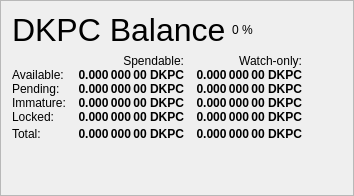
                   <widget class="QFrame" name="frame_Balances">
                    <property name="frameShape">
                     <enum>QFrame::StyledPanel</enum>
                    </property>
                    <property name="frameShadow">
                     <enum>QFrame::Raised</enum>
                    </property>
                    <layout class="QVBoxLayout" name="verticalLayout_4">
                     <item>
                      <layout class="QHBoxLayout" name="horizontalLayout_4">
                       <item>
                        <widget class="QLabel" name="label_5">
                         <property name="minimumSize">
                          <size>
                           <width>0</width>
                           <height>20</height>
                          </size>
                         </property>
                         <property name="font">
                          <font>
                           <pointsize>24</pointsize>
                           <weight>50</weight>
                           <bold>false</bold>
                          </font>
                         </property>
                         <property name="text">
                          <string>DKPC Balance</string>
                         </property>
                        </widget>
                       </item>
                       <item>
                        <widget class="QLabel" name="labelDKPCPercent">
                         <property name="text">
                          <string notr="true">0 %</string>
                         </property>
                        </widget>
                       </item>
                       <item>
                        <spacer name="horizontalSpacer_3">
                         <property name="orientation">
                          <enum>Qt::Horizontal</enum>
                         </property>
                         <property name="sizeHint" stdset="0">
                          <size>
                           <width>40</width>
                           <height>20</height>
                          </size>
                         </property>
                        </spacer>
                       </item>
                      </layout>
                     </item>
                     <item>
                      <layout class="QGridLayout" name="gridLayout">
                       <property name="horizontalSpacing">
                        <number>12</number>
                       </property>
                       <property name="verticalSpacing">
                        <number>0</number>
                       </property>
                       <item row="0" column="1">
                        <widget class="QLabel" name="labelSpendable">
                         <property name="text">
                          <string>Spendable:</string>
                         </property>
                         <property name="alignment">
                          <set>Qt::AlignRight|Qt::AlignTrailing|Qt::AlignVCenter</set>
                         </property>
                        </widget>
                       </item>
                       <item row="0" column="2">
                        <widget class="QLabel" name="labelWatchonly">
                         <property name="text">
                          <string>Watch-only:</string>
                         </property>
                         <property name="alignment">
                          <set>Qt::AlignRight|Qt::AlignTrailing|Qt::AlignVCenter</set>
                         </property>
                        </widget>
                       </item>
                       <item row="1" column="0">
                        <widget class="QLabel" name="labelBalanceText">
                         <property name="text">
                          <string>Available:</string>
                         </property>
                        </widget>
                       </item>
                       <item row="1" column="1">
                        <widget class="QLabel" name="labelBalance">
                         <property name="font">
                          <font>
                           <weight>75</weight>
                           <bold>true</bold>
                          </font>
                         </property>
                         <property name="cursor">
                          <cursorShape>IBeamCursor</cursorShape>
                         </property>
                         <property name="toolTip">
                          <string>Your current spendable balance</string>
                         </property>
                         <property name="text">
                          <string notr="true">0.000 000 00 DKPC</string>
                         </property>
                         <property name="alignment">
                          <set>Qt::AlignRight|Qt::AlignTrailing|Qt::AlignVCenter</set>
                         </property>
                         <property name="textInteractionFlags">
                          <set>Qt::LinksAccessibleByMouse|Qt::TextSelectableByKeyboard|Qt::TextSelectableByMouse</set>
                         </property>
                        </widget>
                       </item>
                       <item row="1" column="2">
                        <widget class="QLabel" name="labelWatchAvailable">
                         <property name="font">
                          <font>
                           <weight>75</weight>
                           <bold>true</bold>
                          </font>
                         </property>
                         <property name="cursor">
                          <cursorShape>IBeamCursor</cursorShape>
                         </property>
                         <property name="toolTip">
                          <string>Your current balance in watch-only addresses</string>
                         </property>
                         <property name="text">
                          <string notr="true">0.000 000 00 DKPC</string>
                         </property>
                         <property name="alignment">
                          <set>Qt::AlignRight|Qt::AlignTrailing|Qt::AlignVCenter</set>
                         </property>
                         <property name="textInteractionFlags">
                          <set>Qt::LinksAccessibleByMouse|Qt::TextSelectableByKeyboard|Qt::TextSelectableByMouse</set>
                         </property>
                        </widget>
                       </item>
                       <item row="2" column="0">
                        <widget class="QLabel" name="labelPendingText">
                         <property name="text">
                          <string>Pending:</string>
                         </property>
                        </widget>
                       </item>
                       <item row="2" column="1">
                        <widget class="QLabel" name="labelUnconfirmed">
                         <property name="font">
                          <font>
                           <weight>75</weight>
                           <bold>true</bold>
                          </font>
                         </property>
                         <property name="cursor">
                          <cursorShape>IBeamCursor</cursorShape>
                         </property>
                         <property name="toolTip">
                          <string>Total of transactions that have yet to be confirmed, and do not yet count toward the spendable balance</string>
                         </property>
                         <property name="text">
                          <string notr="true">0.000 000 00 DKPC</string>
                         </property>
                         <property name="alignment">
                          <set>Qt::AlignRight|Qt::AlignTrailing|Qt::AlignVCenter</set>
                         </property>
                         <property name="textInteractionFlags">
                          <set>Qt::LinksAccessibleByMouse|Qt::TextSelectableByKeyboard|Qt::TextSelectableByMouse</set>
                         </property>
                        </widget>
                       </item>
                       <item row="2" column="2">
                        <widget class="QLabel" name="labelWatchPending">
                         <property name="font">
                          <font>
                           <weight>75</weight>
                           <bold>true</bold>
                          </font>
                         </property>
                         <property name="cursor">
                          <cursorShape>IBeamCursor</cursorShape>
                         </property>
                         <property name="toolTip">
                          <string>Unconfirmed transactions to watch-only addresses</string>
                         </property>
                         <property name="text">
                          <string notr="true">0.000 000 00 DKPC</string>
                         </property>
                         <property name="alignment">
                          <set>Qt::AlignRight|Qt::AlignTrailing|Qt::AlignVCenter</set>
                         </property>
                         <property name="textInteractionFlags">
                          <set>Qt::LinksAccessibleByMouse|Qt::TextSelectableByKeyboard|Qt::TextSelectableByMouse</set>
                         </property>
                        </widget>
                       </item>
                       <item row="3" column="0">
                        <widget class="QLabel" name="labelImmatureText">
                         <property name="text">
                          <string>Immature:</string>
                         </property>
                        </widget>
                       </item>
                       <item row="3" column="1">
                        <widget class="QLabel" name="labelImmature">
                         <property name="font">
                          <font>
                           <weight>75</weight>
                           <bold>true</bold>
                          </font>
                         </property>
                         <property name="cursor">
                          <cursorShape>IBeamCursor</cursorShape>
                         </property>
                         <property name="toolTip">
                          <string>Staked or masternode rewards that has not yet matured</string>
                         </property>
                         <property name="text">
                          <string notr="true">0.000 000 00 DKPC</string>
                         </property>
                         <property name="alignment">
                          <set>Qt::AlignRight|Qt::AlignTrailing|Qt::AlignVCenter</set>
                         </property>
                         <property name="textInteractionFlags">
                          <set>Qt::LinksAccessibleByMouse|Qt::TextSelectableByKeyboard|Qt::TextSelectableByMouse</set>
                         </property>
                        </widget>
                       </item>
                       <item row="3" column="2">
                        <widget class="QLabel" name="labelWatchImmature">
                         <property name="font">
                          <font>
                           <weight>75</weight>
                           <bold>true</bold>
                          </font>
                         </property>
                         <property name="cursor">
                          <cursorShape>IBeamCursor</cursorShape>
                         </property>
                         <property name="toolTip">
                          <string>Staked or masternode rewards in watch-only addresses that has not yet matured</string>
                         </property>
                         <property name="text">
                          <string notr="true">0.000 000 00 DKPC</string>
                         </property>
                         <property name="alignment">
                          <set>Qt::AlignRight|Qt::AlignTrailing|Qt::AlignVCenter</set>
                         </property>
                         <property name="textInteractionFlags">
                          <set>Qt::LinksAccessibleByMouse|Qt::TextSelectableByKeyboard|Qt::TextSelectableByMouse</set>
                         </property>
                        </widget>
                       </item>
                       <item row="4" column="0">
                        <widget class="QLabel" name="labelLockedBalanceText">
                         <property name="toolTip">
                          <string>Locked DKPC or Masternode collaterals. These are excluded from zDKPC minting.</string>
                         </property>
                         <property name="text">
                          <string>Locked:</string>
                         </property>
                        </widget>
                       </item>
                       <item row="4" column="1">
                        <widget class="QLabel" name="labelLockedBalance">
                         <property name="font">
                          <font>
                           <weight>75</weight>
                           <bold>true</bold>
                          </font>
                         </property>
                         <property name="cursor">
                          <cursorShape>IBeamCursor</cursorShape>
                         </property>
                         <property name="toolTip">
                          <string>Locked DKPC or Masternode collaterals. These are excluded from zDKPC minting.</string>
                         </property>
                         <property name="text">
                          <string notr="true">0.000 000 00 DKPC</string>
                         </property>
                         <property name="alignment">
                          <set>Qt::AlignRight|Qt::AlignTrailing|Qt::AlignVCenter</set>
                         </property>
                         <property name="textInteractionFlags">
                          <set>Qt::LinksAccessibleByMouse|Qt::TextSelectableByKeyboard|Qt::TextSelectableByMouse</set>
                         </property>
                        </widget>
                       </item>
                       <item row="4" column="2">
                        <widget class="QLabel" name="labelWatchLocked">
                         <property name="font">
                          <font>
                           <weight>75</weight>
                           <bold>true</bold>
                          </font>
                         </property>
                         <property name="cursor">
                          <cursorShape>IBeamCursor</cursorShape>
                         </property>
                         <property name="toolTip">
                          <string>Current locked balance in watch-only addresses</string>
                         </property>
                         <property name="text">
                          <string notr="true">0.000 000 00 DKPC</string>
                         </property>
                         <property name="alignment">
                          <set>Qt::AlignRight|Qt::AlignTrailing|Qt::AlignVCenter</set>
                         </property>
                         <property name="textInteractionFlags">
                          <set>Qt::LinksAccessibleByMouse|Qt::TextSelectableByKeyboard|Qt::TextSelectableByMouse</set>
                         </property>
                        </widget>
                       </item>
                       <item row="5" column="0">
                        <widget class="QLabel" name="labelTotalText">
                         <property name="toolTip">
                          <string>Your current Darkpaycoin balance, unconfirmed and immature transactions included</string>
                         </property>
                         <property name="text">
                          <string>Total:</string>
                         </property>
                        </widget>
                       </item>
                       <item row="5" column="1">
                        <widget class="QLabel" name="labelTotal">
                         <property name="font">
                          <font>
                           <weight>75</weight>
                           <bold>true</bold>
                          </font>
                         </property>
                         <property name="cursor">
                          <cursorShape>IBeamCursor</cursorShape>
                         </property>
                         <property name="toolTip">
                          <string>Your current Darkpaycoin balance, unconfirmed and immature transactions included</string>
                         </property>
                         <property name="text">
                          <string notr="true">0.000 000 00 DKPC</string>
                         </property>
                         <property name="alignment">
                          <set>Qt::AlignRight|Qt::AlignTrailing|Qt::AlignVCenter</set>
                         </property>
                         <property name="textInteractionFlags">
                          <set>Qt::LinksAccessibleByMouse|Qt::TextSelectableByKeyboard|Qt::TextSelectableByMouse</set>
                         </property>
                        </widget>
                       </item>
                       <item row="5" column="2">
                        <widget class="QLabel" name="labelWatchTotal">
                         <property name="font">
                          <font>
                           <weight>75</weight>
                           <bold>true</bold>
                          </font>
                         </property>
                         <property name="cursor">
                          <cursorShape>IBeamCursor</cursorShape>
                         </property>
                         <property name="toolTip">
                          <string>Current total balance in watch-only addresses</string>
                         </property>
                         <property name="text">
                          <string notr="true">0.000 000 00 DKPC</string>
                         </property>
                         <property name="alignment">
                          <set>Qt::AlignRight|Qt::AlignTrailing|Qt::AlignVCenter</set>
                         </property>
                         <property name="textInteractionFlags">
                          <set>Qt::LinksAccessibleByMouse|Qt::TextSelectableByKeyboard|Qt::TextSelectableByMouse</set>
                         </property>
                        </widget>
                       </item>
                       <item row="5" column="3">
                        <spacer name="horizontalSpacer_9">
                         <property name="orientation">
                          <enum>Qt::Horizontal</enum>
                         </property>
                         <property name="sizeHint" stdset="0">
                          <size>
                           <width>40</width>
                           <height>20</height>
                          </size>
                         </property>
                        </spacer>
                       </item>
                      </layout>
                     </item>
                     <item>
                      <spacer name="verticalSpacer_3">
                       <property name="orientation">
                        <enum>Qt::Vertical</enum>
                       </property>
                       <property name="sizeHint" stdset="0">
                        <size>
                         <width>20</width>
                         <height>40</height>
                        </size>
                       </property>
                      </spacer>
                     </item>
                    </layout>
                   </widget>
